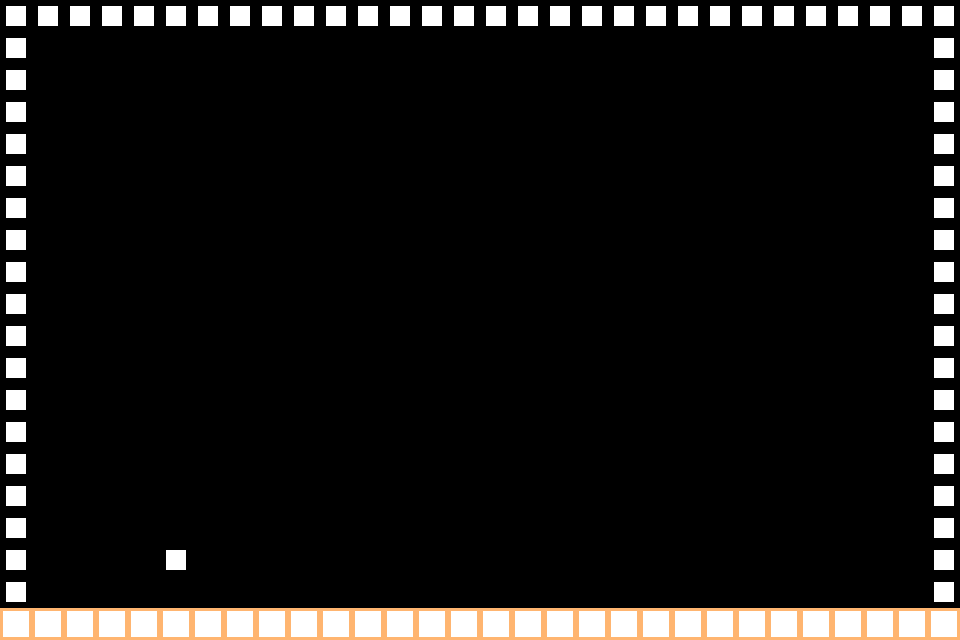

Below is a game level as drawn by its tile map, then a one-line description and the .tmx file that defines it, in full:
An orthogonal 30x20 tile map with 32x32 px tiles, 1 tile layer (Tile Layer 1), 5 tilesets and 6 objects (CameraPos, player, player_2, Button, Platform, ...).

<map version="1.10" tiledversion="1.11.2" orientation="orthogonal" renderorder="right-down" width="30" height="20" tilewidth="32" tileheight="32" infinite="0" nextlayerid="4" nextobjectid="7">
 <tileset firstgid="1" source="orange.tsx" />
 <tileset firstgid="17" source="../assets/objects/button.tsx" />
 <tileset firstgid="18" source="platform.tsx" />
 <tileset firstgid="19" source="box.tsx" />
 <tileset firstgid="20" source="test.tsx" />
 <layer id="1" name="Tile Layer 1" class="level" width="30" height="20">
  <data encoding="csv">
20,20,20,20,20,20,20,20,20,20,20,20,20,20,20,20,20,20,20,20,20,20,20,20,20,20,20,20,20,20,
20,0,0,0,0,0,0,0,0,0,0,0,0,0,0,0,0,0,0,0,0,0,0,0,0,0,0,0,0,20,
20,0,0,0,0,0,0,0,0,0,0,0,0,0,0,0,0,0,0,0,0,0,0,0,0,0,0,0,0,20,
20,0,0,0,0,0,0,0,0,0,0,0,0,0,0,0,0,0,0,0,0,0,0,0,0,0,0,0,0,20,
20,0,0,0,0,0,0,0,0,0,0,0,0,0,0,0,0,0,0,0,0,0,0,0,0,0,0,0,0,20,
20,0,0,0,0,0,0,0,0,0,0,0,0,0,0,0,0,0,0,0,0,0,0,0,0,0,0,0,0,20,
20,0,0,0,0,0,0,0,0,0,0,0,0,0,0,0,0,0,0,0,0,0,0,0,0,0,0,0,0,20,
20,0,0,0,0,0,0,0,0,0,0,0,0,0,0,0,0,0,0,0,0,0,0,0,0,0,0,0,0,20,
20,0,0,0,0,0,0,0,0,0,0,0,0,0,0,0,0,0,0,0,0,0,0,0,0,0,0,0,0,20,
20,0,0,0,0,0,0,0,0,0,0,0,0,0,0,0,0,0,0,0,0,0,0,0,0,0,0,0,0,20,
20,0,0,0,0,0,0,0,0,0,0,0,0,0,0,0,0,0,0,0,0,0,0,0,0,0,0,0,0,20,
20,0,0,0,0,0,0,0,0,0,0,0,0,0,0,0,0,0,0,0,0,0,0,0,0,0,0,0,0,20,
20,0,0,0,0,0,0,0,0,0,0,0,0,0,0,0,0,0,0,0,0,0,0,0,0,0,0,0,0,20,
20,0,0,0,0,0,0,0,0,0,0,0,0,0,0,0,0,0,0,0,0,0,0,0,0,0,0,0,0,20,
20,0,0,0,0,0,0,0,0,0,0,0,0,0,0,0,0,0,0,0,0,0,0,0,0,0,0,0,0,20,
20,0,0,0,0,0,0,0,0,0,0,0,0,0,0,0,0,0,0,0,0,0,0,0,0,0,0,0,0,20,
20,0,0,0,0,0,0,0,0,0,0,0,0,0,0,0,0,0,0,0,0,0,0,0,0,0,0,0,0,20,
20,0,0,0,0,20,0,0,0,0,0,0,0,0,0,0,0,0,0,0,0,0,0,0,0,0,0,0,0,20,
20,0,0,0,0,0,0,0,0,0,0,0,0,0,0,0,0,0,0,0,0,0,0,0,0,0,0,0,0,20,
15,15,15,15,15,15,15,15,15,15,15,15,15,15,15,15,15,15,15,15,15,15,15,15,15,15,15,15,15,15
</data>
 </layer>
 <objectgroup id="2" name="askdjaskjdajdashdkadkashgdsaghdafljdsgfsakshdljgfdkhsjldhb" class="positions">
  <object id="1" name="default" type="CameraPos" x="0" y="32">
   <properties>
    <property name="screen_height" value="20" />
    <property name="screen_width" value="30" />
    <property name="trigger_type" value="activated" />
   </properties>
   <point />
  </object>
  <object id="2" name="player" x="32" y="480">
   <point />
  </object>
  <object id="3" name="player_2" x="160" y="480">
   <point />
  </object>
  <object id="4" name="dropbox" type="Button" gid="17" x="224" y="608" width="32" height="32">
   <properties>
    <property name="trigger_type" value="trigger" />
   </properties>
  </object>
 </objectgroup>
 <objectgroup id="3" name="sex" class="physics_objects">
  <object id="5" name="dropbox" type="Platform" gid="18" x="352" y="544" width="128" height="32" />
  <object id="6" type="Box" gid="19" x="384" y="480" width="32" height="32" />
 </objectgroup>
</map>
